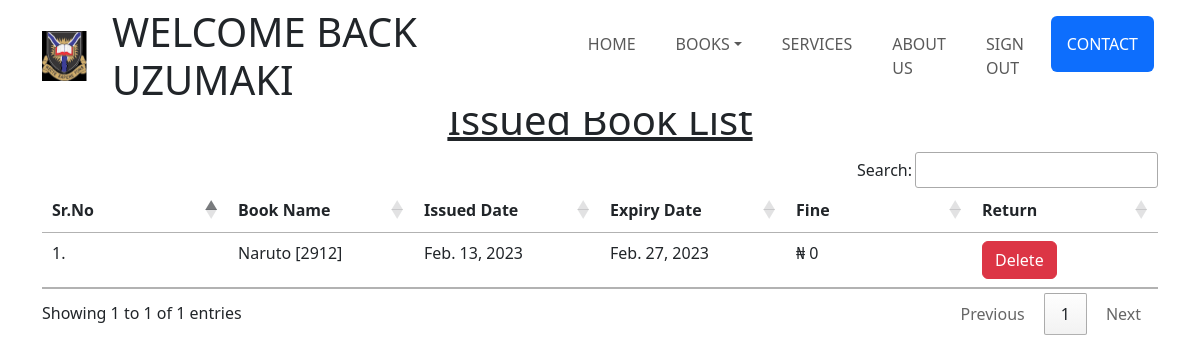
Screenshot of /view_issued/ (signed in) with the database file from the repository.
### core/models.py (models this page shows)
class IssuedBook(models.Model):
    student_id = models.ForeignKey(User,on_delete=models.CASCADE,related_name='student')
    book_id = models.ForeignKey(Book,on_delete=models.CASCADE,related_name='book')
    issued_date = models.DateField(auto_now=True)
    expiry_date = models.DateField(default=expiry)
    fine = models.IntegerField(default=0,blank=True)

class Book(models.Model):
    title = models.CharField(max_length=255)
    author = models.CharField(max_length=150)
    isbn = models.PositiveIntegerField()
    category = models.ManyToManyField(Categories,related_name='categories')
    def __str__(self):
        return str(self.title) + " ["+str(self.isbn)+']'

### core/views.py (the view)
# urls.py: path('view_issued/',view_issued_books,name='view_issued'),
@login_required(login_url='sign_in')
def view_issued_books(request):
    books = IssuedBook.objects.filter(student_id = request.user)
    context = {'books':books}
    return render(request,'core/view_issued.html',context)

### core/templates/core/view_issued.html (shortened to what this page needs)
{% extends 'base.html' %}
{% load static %}
 {% block content %}
 <div class="container pt-5">
    <h1 class="text-center"><u>Issued Book List</u></h1>
    <table class="table table-hover" style="table-layout: fixed; white-space: normal;" id="example">
        <thead>
            <tr>
                <th>Sr.No</th>
                <th class="text-wrap">Book Name</th>
                <th>Issued Date</th>
                <th>Expiry Date</th>
                <th>Fine</th>
                <th>Return</th>
            </tr>
        </thead>
        <tbody>
            {% for book in books.all %}
            <tr>
                <td>{{forloop.counter}}.</td>
                <td>{{book.book_id}}</td>
                <td>{{book.issued_date}}</td>
                <td>{{book.expiry_date}}</td>
                <td> &#8358 {{book.fine}}</td>
                <td class=""><a href="{% url 'delete_to_issue' book.id %}" class="btn btn-danger" onclick="return confirm('Are you sure you want to delete this book?')">Delete</a></td>
            </tr>
            {% endfor %}
        </tbody>
    </table>
    </div>
 {% endblock %}

### templates/base.html (shortened to what this page needs)
{% load static %}
<!DOCTYPE html>
<html lang="en">
  <head>
    <link rel="stylesheet" href="{% static 'style.css' %}" />
    <link
      href="https://cdn.jsdelivr.net/npm/bootstrap@5.3.0-alpha1/dist/css/bootstrap.min.css"
      rel="stylesheet"
    />
    <link rel="stylesheet" href="https://cdnjs.cloudflare.com/ajax/libs/font-awesome/4.7.0/css/font-awesome.min.css">
    <link
      rel="stylesheet"
      href="https://cdn.jsdelivr.net/npm/bootstrap-icons@1.10.3/font/bootstrap-icons.css"
    />
    <link
      rel="stylesheet"
      href="https://cdn.datatables.net/1.10.25/css/jquery.dataTables.min.css"
    />
    <link
      rel="stylesheet"
      href="https://cdn.datatables.net/buttons/1.7.1/css/buttons.dataTables.min.css"
    />
  </head>
  <body>
    <div class="mb-5">
      <nav
        class="navbar navbar-expand-lg bg-white text-uppercase fixed-top"
        id="mainNav"
      >
        <div class="container">
          <a class="navbar-brand" href="#page-top">
            <img
              src="{% static 'images/UI_logo.png'%}"
              alt="UI Logo"
              height="50px"
              width="50px"
            />
          </a>
          {% if user.is_authenticated %}
          <div class="nav-item mx-0 mx-lg-1 text-decoration-none display-6">
            Welcome Back {{user.first_name}}
        </div>
          {% endif %}
          <div class="collapse navbar-collapse" id="navbarResponsive">
            <ul class="navbar-nav ms-auto">
              <li class="nav-item mx-0 mx-lg-1">
                <a
                  class="nav-link py-3 px-0 px-lg-3 rounded"
                  href="{% url 'home' %}"
                  >Home</a
                >
              </li>
              <li class="nav-item mx-0 mx-lg-1 dropdown">
                <a
                  class="nav-link py-3 px-0 px-lg-3 rounded dropdown-toggle"
                  href="#contact"
                  data-bs-toggle="dropdown"
                  aria-expanded="false"
                  >Books</a
                >
              </li>
              <li class="nav-item mx-0 mx-lg-1">
                <a class="nav-link py-3 px-0 px-lg-3 rounded" href="#portfolio"
                  >Services</a
                >
              </li>
              <li class="nav-item mx-0 mx-lg-1">
                <a class="nav-link py-3 px-0 px-lg-3 rounded" href="{% url 'about' %}"
                  >About Us</a
                >
              </li>
              {% if user.is_authenticated %}
              <li class="nav-item mx-0 mx-lg-1">
                <a class="nav-link py-3 px-0 px-lg-3 rounded" href="{% url 'sign_out'%}"
                  >Sign Out</a
                >
              </li>
              {% endif %}
              <li class="nav-item mx-0 mx-lg-1">
                <a
                  class="nav-link py-3 px-0 px-lg-3 rounded btn btn-primary bg-primary text-white"
                  href="#contact"
                  >Contact</a
                >
              </li>
            </ul>
          </div>
        </div>
      </nav>
    </div>
    {% block content %} {% endblock content %}
  </body>
</html>

### static/style.css (style rules this page uses)
.nav-item { position: relative; }
.nav-item::before { content: ''; position: absolute; bottom: -2px; left: 0; width: 0%; height: 2px; background-color: #007bff; transition: all 0.2s ease-in-out; }
.nav-item::after { content: ''; position: absolute; bottom: -2px; right: 0; width: 0%; height: 2px; background-color: #007bff; transition: all 0.2s ease-in-out; }

### rows the page displays
IssuedBook: book_id "Naruto [2912]", issued_date "Feb. 13, 2023", expiry_date "Feb. 27, 2023", fine "0"

### other values shown
{{ user.first_name }} "UZUMAKI"
